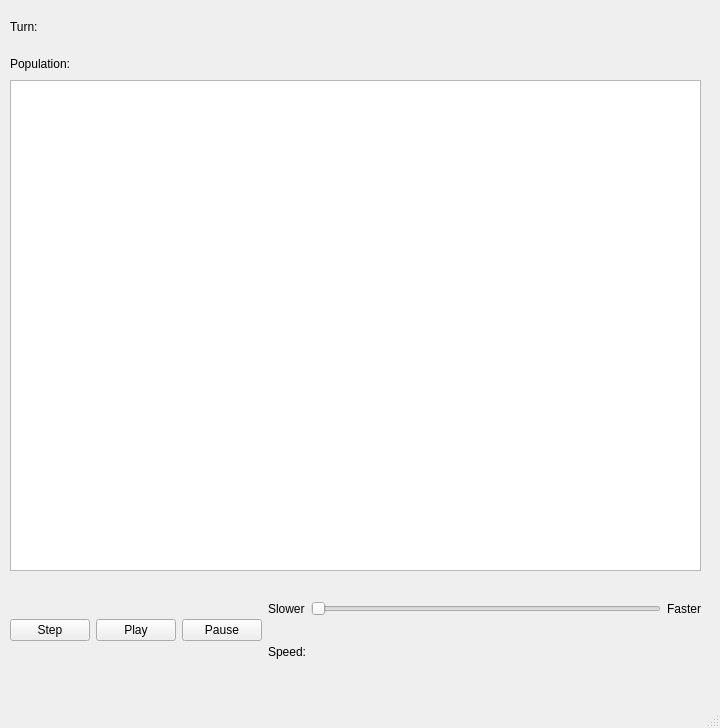
<?xml version="1.0" encoding="UTF-8"?>
<ui version="4.0">
 <class>MainWindow</class>
 <widget class="QMainWindow" name="MainWindow">
  <property name="geometry">
   <rect>
    <x>0</x>
    <y>0</y>
    <width>720</width>
    <height>728</height>
   </rect>
  </property>
  <property name="windowTitle">
   <string>MainWindow</string>
  </property>
  <widget class="QWidget" name="centralwidget">
   <widget class="QWidget" name="verticalLayoutWidget">
    <property name="geometry">
     <rect>
      <x>10</x>
      <y>20</y>
      <width>691</width>
      <height>51</height>
     </rect>
    </property>
    <layout class="QVBoxLayout" name="verticalLayout">
     <property name="spacing">
      <number>6</number>
     </property>
     <item>
      <widget class="QLabel" name="turnLabel">
       <property name="sizePolicy">
        <sizepolicy hsizetype="Preferred" vsizetype="Preferred">
         <horstretch>0</horstretch>
         <verstretch>0</verstretch>
        </sizepolicy>
       </property>
       <property name="minimumSize">
        <size>
         <width>769</width>
         <height>262</height>
        </size>
       </property>
       <property name="text">
        <string>Turn: </string>
       </property>
       <property name="scaledContents">
        <bool>false</bool>
       </property>
       <property name="alignment">
        <set>Qt::AlignLeading|Qt::AlignLeft|Qt::AlignTop</set>
       </property>
       <property name="margin">
        <number>0</number>
       </property>
      </widget>
     </item>
     <item>
      <widget class="QLabel" name="popLabel">
       <property name="minimumSize">
        <size>
         <width>769</width>
         <height>0</height>
        </size>
       </property>
       <property name="maximumSize">
        <size>
         <width>769</width>
         <height>16777215</height>
        </size>
       </property>
       <property name="text">
        <string>Population: </string>
       </property>
       <property name="alignment">
        <set>Qt::AlignLeading|Qt::AlignLeft|Qt::AlignTop</set>
       </property>
       <property name="margin">
        <number>0</number>
       </property>
      </widget>
     </item>
    </layout>
   </widget>
   <widget class="QGraphicsView" name="plotGraphicsView">
    <property name="geometry">
     <rect>
      <x>10</x>
      <y>80</y>
      <width>691</width>
      <height>491</height>
     </rect>
    </property>
   </widget>
   <widget class="QWidget" name="horizontalLayoutWidget">
    <property name="geometry">
     <rect>
      <x>10</x>
      <y>590</y>
      <width>691</width>
      <height>80</height>
     </rect>
    </property>
    <layout class="QHBoxLayout" name="horizontalLayout">
     <item>
      <widget class="QPushButton" name="stepButton">
       <property name="text">
        <string>Step</string>
       </property>
      </widget>
     </item>
     <item>
      <widget class="QPushButton" name="playButton">
       <property name="text">
        <string>Play</string>
       </property>
      </widget>
     </item>
     <item>
      <widget class="QPushButton" name="pauseButton">
       <property name="text">
        <string>Pause</string>
       </property>
      </widget>
     </item>
     <item>
      <layout class="QVBoxLayout" name="verticalLayout_2">
       <item>
        <layout class="QHBoxLayout" name="horizontalLayout_2">
         <item>
          <widget class="QLabel" name="slowerLabel">
           <property name="text">
            <string>Slower</string>
           </property>
          </widget>
         </item>
         <item>
          <widget class="QSlider" name="speedSlider">
           <property name="orientation">
            <enum>Qt::Horizontal</enum>
           </property>
          </widget>
         </item>
         <item>
          <widget class="QLabel" name="fasterLabel">
           <property name="text">
            <string>Faster</string>
           </property>
          </widget>
         </item>
        </layout>
       </item>
       <item>
        <widget class="QLabel" name="speedLabel">
         <property name="text">
          <string>Speed: </string>
         </property>
        </widget>
       </item>
      </layout>
     </item>
    </layout>
   </widget>
  </widget>
  <widget class="QMenuBar" name="menubar">
   <property name="geometry">
    <rect>
     <x>0</x>
     <y>0</y>
     <width>720</width>
     <height>21</height>
    </rect>
   </property>
  </widget>
  <widget class="QStatusBar" name="statusbar"/>
 </widget>
 <resources/>
 <connections/>
</ui>
